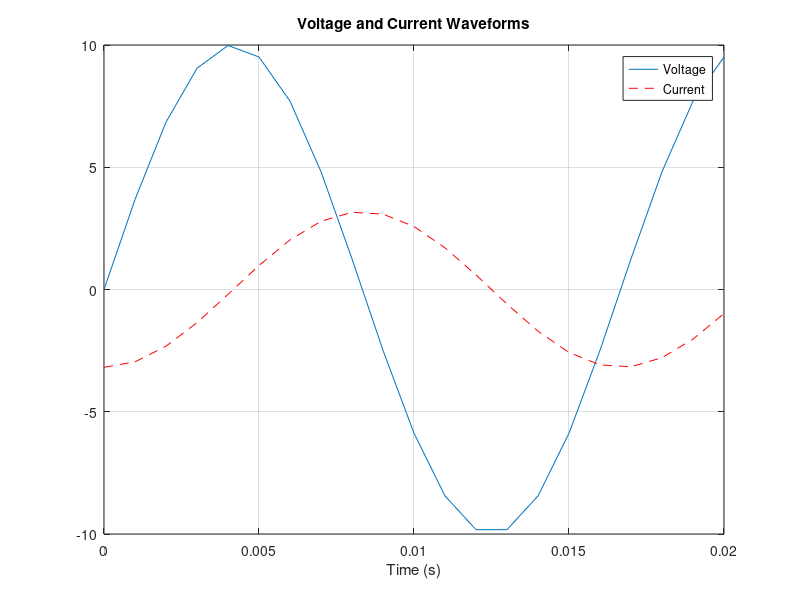

Recreate this plot in MATLAB.
% Lecture 1/29/18
% Circuit Example

% Find (a) the impedance
% seen by the source and (b) the current through C1

clear, clc, close all
format short, format compact

% Define variables

R = 470;        % Ohms
L = 650e-3;     % Henries
C1 = 4.7e-6;    % Farads
C2 = 1.5e-6;    % Farads
Vs = 120;       % Volts
freq = 60;      % Hertz

% Start code

w = 2 * pi * freq;                 % Omega
xL = j * w * L;                    % Impedence through inductor
xC1 = -j / (w * C1);               % Impedence through capacitor
xC2 = -j / (w * C2);               % Impedence through capacitor 
y = 1/R + 1/xL + 1/xC1 + 1/xC2;      % total admittance
z = 1/y                            % total impedence

[zAng, zMag] = cart2pol(real(z), imag(z))   % get mag and ang

zAngDeg = rad2deg(z)                        %convert rad to deg

current = Vs / z                            % Ohm's Law

[currentAng, currentMag] = cart2pol(real(current), imag(current))
currentAngDeg = rad2deg(currentAng)

% Start plots

t = 0 : 0.001 : 0.02;                      % time in seconds
Vt = 10 * sin(2*pi*freq*t);                 % voltage
It = 3.1831 * sin(2*pi*freq*t - 1.5708);    % current

plot(t, Vt, t, It, 'r--')
grid
title('Voltage and Current Waveforms')
xlabel('Time (s)')
legend('Voltage', 'Current')

